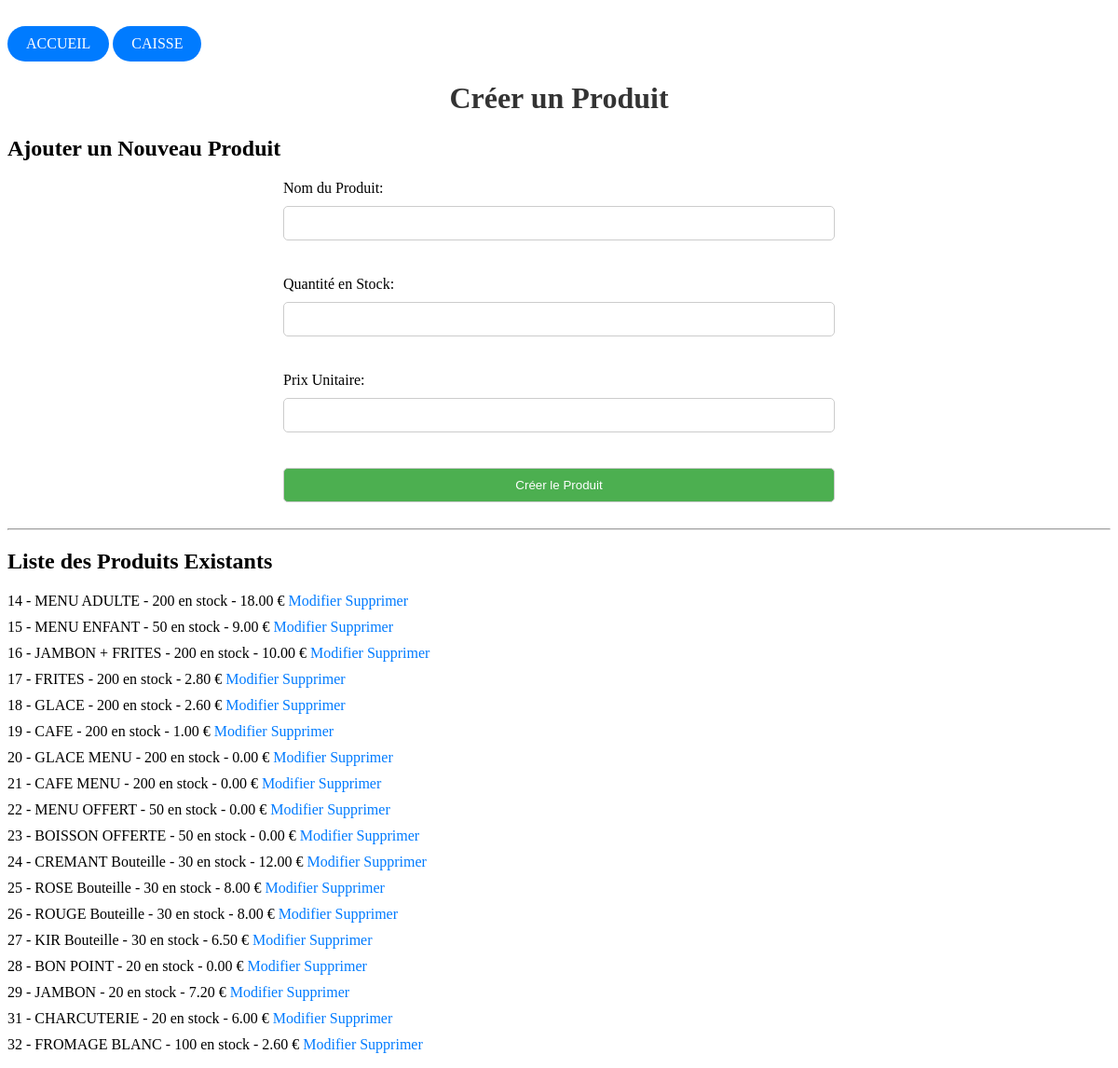
/create_product.php, run on the app's committed database.
### tables this page shows
CREATE TABLE `Produits` (
  `id_produit` int NOT NULL,
  `nom_produit` varchar(255) DEFAULT NULL,
  `quantite_stock` int DEFAULT NULL,
  `prix_unitaire` decimal(10,2) DEFAULT NULL,
  `stock_restant` int NOT NULL DEFAULT '0'
);

### create_product.php (the view, shortened to what this page needs)
<!DOCTYPE html>
<html lang="fr">
<head>
	<link rel="stylesheet" type="text/css" href="create_product.css">
</head>
<body>
	<header>
    <a href="index.php" class="btn">ACCUEIL</a>
	<a href="caisse.php" class="btn">CAISSE</a>
  </header>
    <h1>Créer un Produit</h1>
    <h2>Ajouter un Nouveau Produit</h2>
    <form action="process_product.php" method="post">
        <label for="nom_produit">Nom du Produit:</label>
        <input type="text" id="nom_produit" name="nom_produit" required><br><br>
        <label for="quantite_stock">Quantité en Stock:</label>
        <input type="number" id="quantite_stock" name="quantite_stock" required><br><br>
        <label for="prix_unitaire">Prix Unitaire:</label>
        <input type="number" step="0.01" id="prix_unitaire" name="prix_unitaire" required><br><br>
        <input type="submit" value="Créer le Produit">
    </form>
    <hr>
    <h2>Liste des Produits Existants</h2>
    <ul>
        <?php
        require_once 'db_connect.php';
        $sql = "SELECT * FROM Produits";
        $result = $conn->query($sql);
        if ($result->num_rows > 0) {
            while ($row = $result->fetch_assoc()) {
                echo '<li>' .$row["id_produit"] . ' - ' . $row["nom_produit"] . ' - ' . $row["quantite_stock"] . ' en stock - ' . $row["prix_unitaire"] . ' €';
                echo ' <a href="update_product.php?id=' . $row["id_produit"] . '">Modifier</a>';
                echo ' <a href="delete_product.php?id=' . $row["id_produit"] . '">Supprimer</a></li>';
            }
        } else {
            echo "Aucun produit trouvé.";
        }
        ?>
    </ul>
</body>
</html>

### create_product.css (style rules this page uses)
h1 { color: #333; text-align: center; }
.btn { display: inline-block; background-color: #007bff; color: #fff; padding: 10px 20px; text-decoration: none; border-radius: 50px; margin-top: 20px; }
form { margin: 0 auto; width: 50%; }
label { display: block; margin-bottom: 10px; }
input[type="text"], input[type="number"], input[type="submit"] { width: 100%; padding: 10px; margin-bottom: 20px; border: 1px solid #ccc; border-radius: 5px; box-sizing: border-box; }
input[type="submit"] { background-color: #4CAF50; color: white; cursor: pointer; }
ul { list-style-type: none; padding: 0; }
li { margin-bottom: 10px; }
a { text-decoration: none; color: #007bff; }

### data on the page
produits: id_produit "14", nom_produit "MENU ADULTE", quantite_stock "200", prix_unitaire "18.00"
produits: id_produit "15", nom_produit "MENU ENFANT", quantite_stock "50", prix_unitaire "9.00"
produits: id_produit "16", nom_produit "JAMBON + FRITES", quantite_stock "200", prix_unitaire "10.00"
produits: id_produit "17", nom_produit "FRITES", quantite_stock "200", prix_unitaire "2.80"
produits: id_produit "18", nom_produit "GLACE", quantite_stock "200", prix_unitaire "2.60"
produits: id_produit "19", nom_produit "CAFE", quantite_stock "200", prix_unitaire "1.00"
produits: id_produit "20", nom_produit "GLACE MENU", quantite_stock "200", prix_unitaire "0.00"
produits: id_produit "21", nom_produit "CAFE MENU", quantite_stock "200", prix_unitaire "0.00"
produits: id_produit "22", nom_produit "MENU OFFERT", quantite_stock "50", prix_unitaire "0.00"
produits: id_produit "23", nom_produit "BOISSON OFFERTE", quantite_stock "50", prix_unitaire "0.00"
produits: id_produit "24", nom_produit "CREMANT Bouteille", quantite_stock "30", prix_unitaire "12.00"
produits: id_produit "25", nom_produit "ROSE Bouteille", quantite_stock "30", prix_unitaire "8.00"
produits: id_produit "26", nom_produit "ROUGE Bouteille", quantite_stock "30", prix_unitaire "8.00"
produits: id_produit "27", nom_produit "KIR Bouteille", quantite_stock "30", prix_unitaire "6.50"
produits: id_produit "28", nom_produit "BON POINT", quantite_stock "20", prix_unitaire "0.00"
produits: id_produit "29", nom_produit "JAMBON", quantite_stock "20", prix_unitaire "7.20"
produits: id_produit "31", nom_produit "CHARCUTERIE", quantite_stock "20", prix_unitaire "6.00"
produits: id_produit "32", nom_produit "FROMAGE BLANC", quantite_stock "100", prix_unitaire "2.60"
